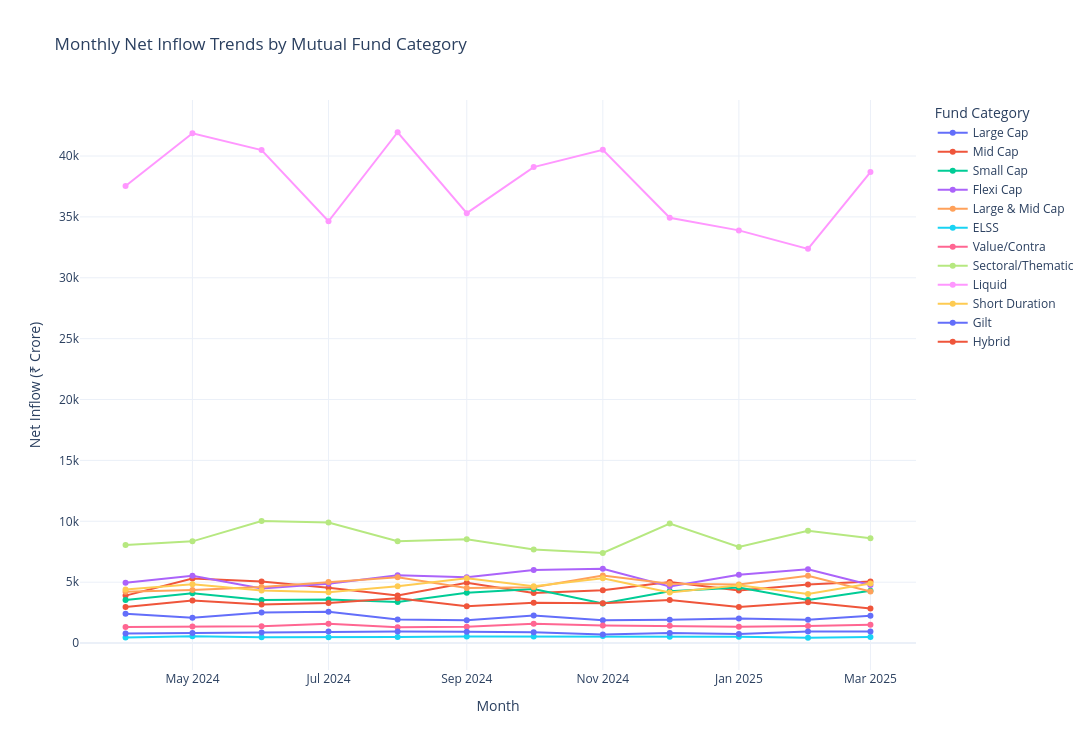

Notebook code cell kept with this figure:
### Code cell
fig = px.line(
    df_05,
    x='month',
    y='net_inflow_crore',
    color='category',
    markers=True,
    title='Monthly Net Inflow Trends by Mutual Fund Category',
    labels={
        'month': 'Month',
        'net_inflow_crore': 'Net Inflow (₹ Crore)',
        'category': 'Fund Category'
    }
)

fig.update_layout(
    template='plotly_white',
    width=1300,
    height=750,
    hovermode='x unified'
)

fig.show()

### Figure 1 — Plotly figure (JSON) as saved in the notebook; plotly's stock layout.template omitted (floating-point values rounded to 4 significant figures)
{"data": [{"hovertemplate": "Fund Category=Large Cap<br>Month=%{x}<br>Net Inflow (₹ Crore)=%{y}<extra></extra>", "legendgroup": "Large Cap", "line": {"color": "#636efa", "dash": "solid"}, "marker": {"symbol": "circle"}, "mode": "lines+markers", "name": "Large Cap", "orientation": "v", "showlegend": true, "type": "scatter", "x": ["2024-04-01T00:00:00.000000", "2024-05-01T00:00:00.000000", "2024-06-01T00:00:00.000000", "2024-07-01T00:00:00.000000", "2024-08-01T00:00:00.000000", "2024-09-01T00:00:00.000000", "2024-10-01T00:00:00.000000", "2024-11-01T00:00:00.000000", "2024-12-01T00:00:00.000000", "2025-01-01T00:00:00.000000", "2025-02-01T00:00:00.000000", "2025-03-01T00:00:00.000000"], "xaxis": "x", "y": [2413.0, 2076.0, 2519.0, 2574.0, 1940.0, 1879.0, 2255.0, 1870.0, 1923.0, 2025.0, 1925.0, 2234.0], "yaxis": "y"}, {"hovertemplate": "Fund Category=Mid Cap<br>Month=%{x}<br>Net Inflow (₹ Crore)=%{y}<extra></extra>", "legendgroup": "Mid Cap", "line": {"color": "#EF553B", "dash": "solid"}, "marker": {"symbol": "circle"}, "mode": "lines+markers", "name": "Mid Cap", "orientation": "v", "showlegend": true, "type": "scatter", "x": ["2024-04-01T00:00:00.000000", "2024-05-01T00:00:00.000000", "2024-06-01T00:00:00.000000", "2024-07-01T00:00:00.000000", "2024-08-01T00:00:00.000000", "2024-09-01T00:00:00.000000", "2024-10-01T00:00:00.000000", "2024-11-01T00:00:00.000000", "2024-12-01T00:00:00.000000", "2025-01-01T00:00:00.000000", "2025-02-01T00:00:00.000000", "2025-03-01T00:00:00.000000"], "xaxis": "x", "y": [3897.0, 5300.0, 5047.0, 4548.0, 3899.0, 4960.0, 4106.0, 4336.0, 5023.0, 4316.0, 4819.0, 5061.0], "yaxis": "y"}, {"hovertemplate": "Fund Category=Small Cap<br>Month=%{x}<br>Net Inflow (₹ Crore)=%{y}<extra></extra>", "legendgroup": "Small Cap", "line": {"color": "#00cc96", "dash": "solid"}, "marker": {"symbol": "circle"}, "mode": "lines+markers", "name": "Small Cap", "orientation": "v", "showlegend": true, "type": "scatter", "x": ["2024-04-01T00:00:00.000000", "2024-05-01T00:00:00.000000", "2024-06-01T00:00:00.000000", "2024-07-01T00:00:00.000000", "2024-08-01T00:00:00.000000", "2024-09-01T00:00:00.000000", "2024-10-01T00:00:00.000000", "2024-11-01T00:00:00.000000", "2024-12-01T00:00:00.000000", "2025-01-01T00:00:00.000000", "2025-02-01T00:00:00.000000", "2025-03-01T00:00:00.000000"], "xaxis": "x", "y": [3533.0, 4092.0, 3535.0, 3582.0, 3376.0, 4137.0, 4444.0, 3256.0, 4249.0, 4554.0, 3534.0, 4304.0], "yaxis": "y"}, {"hovertemplate": "Fund Category=Flexi Cap<br>Month=%{x}<br>Net Inflow (₹ Crore)=%{y}<extra></extra>", "legendgroup": "Flexi Cap", "line": {"color": "#ab63fa", "dash": "solid"}, "marker": {"symbol": "circle"}, "mode": "lines+markers", "name": "Flexi Cap", "orientation": "v", "showlegend": true, "type": "scatter", "x": ["2024-04-01T00:00:00.000000", "2024-05-01T00:00:00.000000", "2024-06-01T00:00:00.000000", "2024-07-01T00:00:00.000000", "2024-08-01T00:00:00.000000", "2024-09-01T00:00:00.000000", "2024-10-01T00:00:00.000000", "2024-11-01T00:00:00.000000", "2024-12-01T00:00:00.000000", "2025-01-01T00:00:00.000000", "2025-02-01T00:00:00.000000", "2025-03-01T00:00:00.000000"], "xaxis": "x", "y": [4947.0, 5529.0, 4478.0, 4869.0, 5562.0, 5397.0, 6004.0, 6111.0, 4654.0, 5603.0, 6068.0, 4767.0], "yaxis": "y"}, {"hovertemplate": "Fund Category=Large & Mid Cap<br>Month=%{x}<br>Net Inflow (₹ Crore)=%{y}<extra></extra>", "legendgroup": "Large & Mid Cap", "line": {"color": "#FFA15A", "dash": "solid"}, "marker": {"symbol": "circle"}, "mode": "lines+markers", "name": "Large & Mid Cap", "orientation": "v", "showlegend": true, "type": "scatter", "x": ["2024-04-01T00:00:00.000000", "2024-05-01T00:00:00.000000", "2024-06-01T00:00:00.000000", "2024-07-01T00:00:00.000000", "2024-08-01T00:00:00.000000", "2024-09-01T00:00:00.000000", "2024-10-01T00:00:00.000000", "2024-11-01T00:00:00.000000", "2024-12-01T00:00:00.000000", "2025-01-01T00:00:00.000000", "2025-02-01T00:00:00.000000", "2025-03-01T00:00:00.000000"], "xaxis": "x", "y": [4214.0, 4368.0, 4610.0, 5023.0, 5411.0, 4528.0, 4581.0, 5556.0, 4878.0, 4816.0, 5524.0, 4243.0], "yaxis": "y"}, {"hovertemplate": "Fund Category=ELSS<br>Month=%{x}<br>Net Inflow (₹ Crore)=%{y}<extra></extra>", "legendgroup": "ELSS", "line": {"color": "#19d3f3", "dash": "solid"}, "marker": {"symbol": "circle"}, "mode": "lines+markers", "name": "ELSS", "orientation": "v", "showlegend": true, "type": "scatter", "x": ["2024-04-01T00:00:00.000000", "2024-05-01T00:00:00.000000", "2024-06-01T00:00:00.000000", "2024-07-01T00:00:00.000000", "2024-08-01T00:00:00.000000", "2024-09-01T00:00:00.000000", "2024-10-01T00:00:00.000000", "2024-11-01T00:00:00.000000", "2024-12-01T00:00:00.000000", "2025-01-01T00:00:00.000000", "2025-02-01T00:00:00.000000", "2025-03-01T00:00:00.000000"], "xaxis": "x", "y": [466.0, 553.0, 472.0, 471.0, 499.0, 537.0, 537.0, 571.0, 521.0, 516.0, 437.0, 500.0], "yaxis": "y"}, {"hovertemplate": "Fund Category=Value/Contra<br>Month=%{x}<br>Net Inflow (₹ Crore)=%{y}<extra></extra>", "legendgroup": "Value/Contra", "line": {"color": "#FF6692", "dash": "solid"}, "marker": {"symbol": "circle"}, "mode": "lines+markers", "name": "Value/Contra", "orientation": "v", "showlegend": true, "type": "scatter", "x": ["2024-04-01T00:00:00.000000", "2024-05-01T00:00:00.000000", "2024-06-01T00:00:00.000000", "2024-07-01T00:00:00.000000", "2024-08-01T00:00:00.000000", "2024-09-01T00:00:00.000000", "2024-10-01T00:00:00.000000", "2024-11-01T00:00:00.000000", "2024-12-01T00:00:00.000000", "2025-01-01T00:00:00.000000", "2025-02-01T00:00:00.000000", "2025-03-01T00:00:00.000000"], "xaxis": "x", "y": [1328.0, 1361.0, 1386.0, 1582.0, 1308.0, 1334.0, 1595.0, 1436.0, 1414.0, 1339.0, 1400.0, 1497.0], "yaxis": "y"}, {"hovertemplate": "Fund Category=Sectoral/Thematic<br>Month=%{x}<br>Net Inflow (₹ Crore)=%{y}<extra></extra>", "legendgroup": "Sectoral/Thematic", "line": {"color": "#B6E880", "dash": "solid"}, "marker": {"symbol": "circle"}, "mode": "lines+markers", "name": "Sectoral/Thematic", "orientation": "v", "showlegend": true, "type": "scatter", "x": ["2024-04-01T00:00:00.000000", "2024-05-01T00:00:00.000000", "2024-06-01T00:00:00.000000", "2024-07-01T00:00:00.000000", "2024-08-01T00:00:00.000000", "2024-09-01T00:00:00.000000", "2024-10-01T00:00:00.000000", "2024-11-01T00:00:00.000000", "2024-12-01T00:00:00.000000", "2025-01-01T00:00:00.000000", "2025-02-01T00:00:00.000000", "2025-03-01T00:00:00.000000"], "xaxis": "x", "y": [8052.0, 8354.0, 10030.0, 9896.0, 8360.0, 8518.0, 7680.0, 7397.0, 9820.0, 7893.0, 9215.0, 8614.0], "yaxis": "y"}, {"hovertemplate": "Fund Category=Liquid<br>Month=%{x}<br>Net Inflow (₹ Crore)=%{y}<extra></extra>", "legendgroup": "Liquid", "line": {"color": "#FF97FF", "dash": "solid"}, "marker": {"symbol": "circle"}, "mode": "lines+markers", "name": "Liquid", "orientation": "v", "showlegend": true, "type": "scatter", "x": ["2024-04-01T00:00:00.000000", "2024-05-01T00:00:00.000000", "2024-06-01T00:00:00.000000", "2024-07-01T00:00:00.000000", "2024-08-01T00:00:00.000000", "2024-09-01T00:00:00.000000", "2024-10-01T00:00:00.000000", "2024-11-01T00:00:00.000000", "2024-12-01T00:00:00.000000", "2025-01-01T00:00:00.000000", "2025-02-01T00:00:00.000000", "2025-03-01T00:00:00.000000"], "xaxis": "x", "y": [37540.0, 41870.0, 40490.0, 34640.0, 41950.0, 35310.0, 39090.0, 40510.0, 34930.0, 33890.0, 32370.0, 38680.0], "yaxis": "y"}, {"hovertemplate": "Fund Category=Short Duration<br>Month=%{x}<br>Net Inflow (₹ Crore)=%{y}<extra></extra>", "legendgroup": "Short Duration", "line": {"color": "#FECB52", "dash": "solid"}, "marker": {"symbol": "circle"}, "mode": "lines+markers", "name": "Short Duration", "orientation": "v", "showlegend": true, "type": "scatter", "x": ["2024-04-01T00:00:00.000000", "2024-05-01T00:00:00.000000", "2024-06-01T00:00:00.000000", "2024-07-01T00:00:00.000000", "2024-08-01T00:00:00.000000", "2024-09-01T00:00:00.000000", "2024-10-01T00:00:00.000000", "2024-11-01T00:00:00.000000", "2024-12-01T00:00:00.000000", "2025-01-01T00:00:00.000000", "2025-02-01T00:00:00.000000", "2025-03-01T00:00:00.000000"], "xaxis": "x", "y": [4400.0, 4833.0, 4321.0, 4170.0, 4658.0, 5327.0, 4675.0, 5316.0, 4159.0, 4752.0, 4033.0, 4886.0], "yaxis": "y"}, {"hovertemplate": "Fund Category=Gilt<br>Month=%{x}<br>Net Inflow (₹ Crore)=%{y}<extra></extra>", "legendgroup": "Gilt", "line": {"color": "#636efa", "dash": "solid"}, "marker": {"symbol": "circle"}, "mode": "lines+markers", "name": "Gilt", "orientation": "v", "showlegend": true, "type": "scatter", "x": ["2024-04-01T00:00:00.000000", "2024-05-01T00:00:00.000000", "2024-06-01T00:00:00.000000", "2024-07-01T00:00:00.000000", "2024-08-01T00:00:00.000000", "2024-09-01T00:00:00.000000", "2024-10-01T00:00:00.000000", "2024-11-01T00:00:00.000000", "2024-12-01T00:00:00.000000", "2025-01-01T00:00:00.000000", "2025-02-01T00:00:00.000000", "2025-03-01T00:00:00.000000"], "xaxis": "x", "y": [784.0, 836.0, 864.0, 959.0, 952.0, 925.0, 898.0, 704.0, 831.0, 744.0, 942.0, 956.0], "yaxis": "y"}, {"hovertemplate": "Fund Category=Hybrid<br>Month=%{x}<br>Net Inflow (₹ Crore)=%{y}<extra></extra>", "legendgroup": "Hybrid", "line": {"color": "#EF553B", "dash": "solid"}, "marker": {"symbol": "circle"}, "mode": "lines+markers", "name": "Hybrid", "orientation": "v", "showlegend": true, "type": "scatter", "x": ["2024-04-01T00:00:00.000000", "2024-05-01T00:00:00.000000", "2024-06-01T00:00:00.000000", "2024-07-01T00:00:00.000000", "2024-08-01T00:00:00.000000", "2024-09-01T00:00:00.000000", "2024-10-01T00:00:00.000000", "2024-11-01T00:00:00.000000", "2024-12-01T00:00:00.000000", "2025-01-01T00:00:00.000000", "2025-02-01T00:00:00.000000", "2025-03-01T00:00:00.000000"], "xaxis": "x", "y": [2955.0, 3487.0, 3163.0, 3291.0, 3684.0, 3015.0, 3314.0, 3264.0, 3538.0, 2967.0, 3360.0, 2830.0], "yaxis": "y"}], "layout": {"height": 750, "hovermode": "x unified", "legend": {"title": {"text": "Fund Category"}, "tracegroupgap": 0}, "title": {"text": "Monthly Net Inflow Trends by Mutual Fund Category"}, "width": 1300, "xaxis": {"anchor": "y", "domain": [0, 1], "title": {"text": "Month"}}, "yaxis": {"anchor": "x", "domain": [0, 1], "title": {"text": "Net Inflow (₹ Crore)"}}}}
